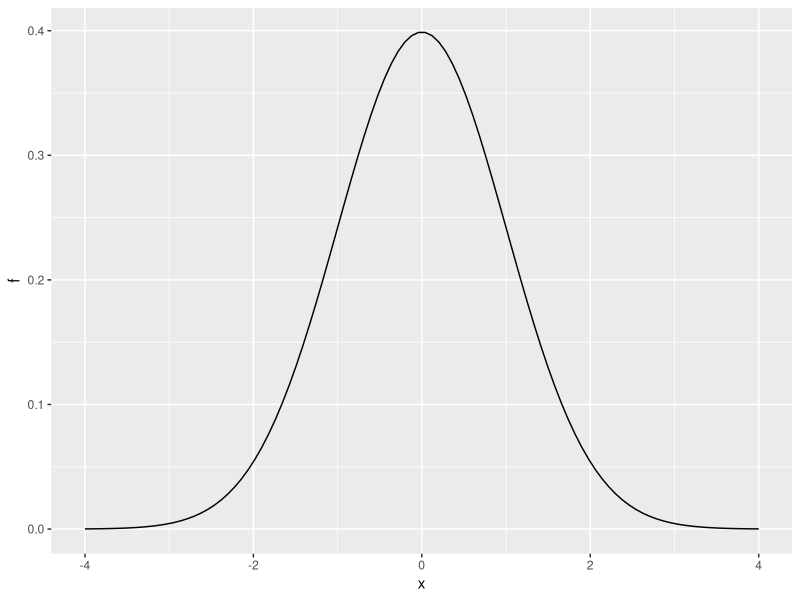
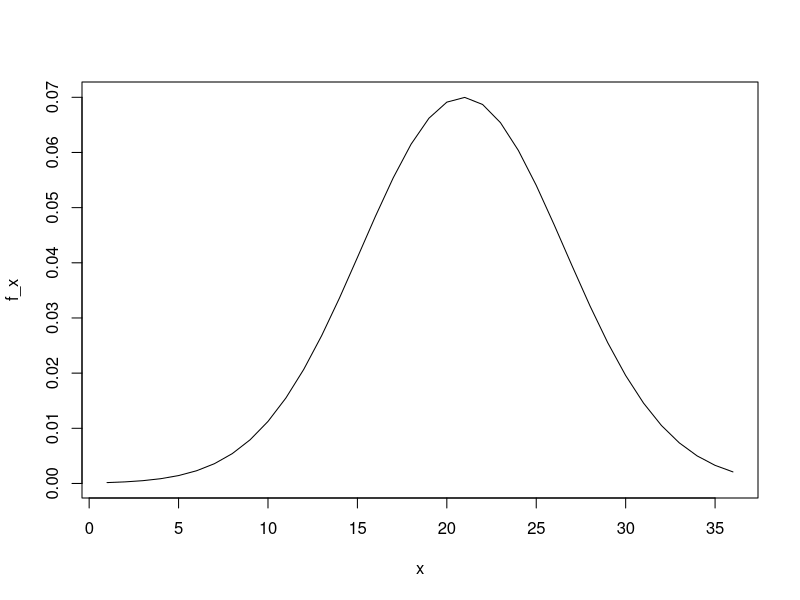
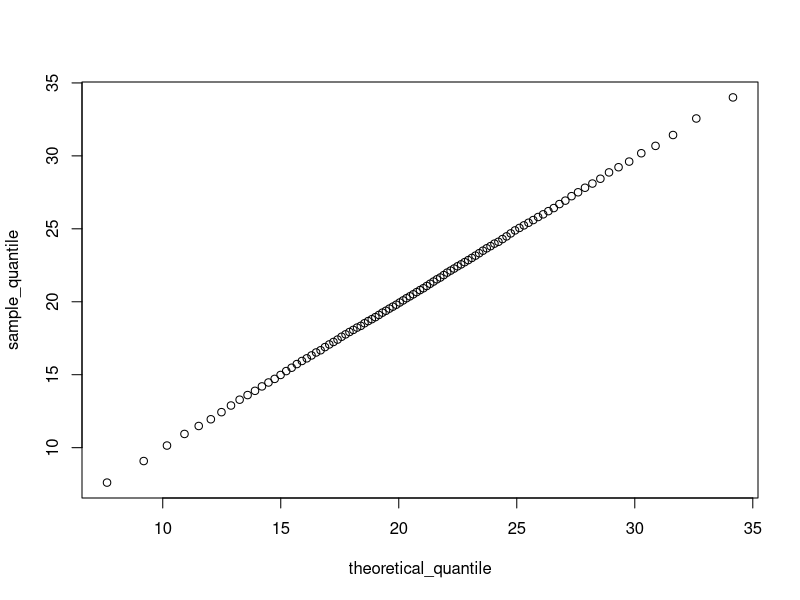

Write R code to recreate these figures, in order.
library(tidyverse)
library(dslabs)
data("heights")

  
x <- seq(-4, 4, length = 100)
data.frame(x, f = dnorm(x)) %>%
  ggplot(aes(x, f)) +
  geom_line()

# Monte Carlo simulation of tallest person over 7 feet
x <- heights %>% filter(sex == "Male") %>% pull(height)
n <- length(x)
avg <- mean(x)
s <- sd(x)

B <- 10000
tallest <- replicate(B, {
  simulated_data <- rnorm(800, avg, s)
  max(simulated_data)
})

mean(tallest>7*12)

# ACT scores
set.seed(16, sample.kind = "Rounding")
act_scores <- rnorm(10000, 20.9, 5.7)
mean(act_scores)
sd(act_scores)
sum(act_scores>=36)
mean(act_scores >= 30)
mean(act_scores <= 10)

x <- 1:36
f_x <- dnorm(x, 20.9, 5.7)
plot(x, f_x, type = "l")

z_scores <- (act_scores - 20.9) / 5.7
mean(z_scores >= 2)
mean(z_scores == 2)

F <- function(a){
  mean(act_scores <= a)
}
scores_prop <- sapply(x, F)

p <- seq(0.01, 0.99, 0.01)
sample_quantile <- quantile(act_scores, p)

theoretical_quantile <- qnorm(p, 20.9, 5.7)

qqplot(theoretical_quantile, sample_quantile)
